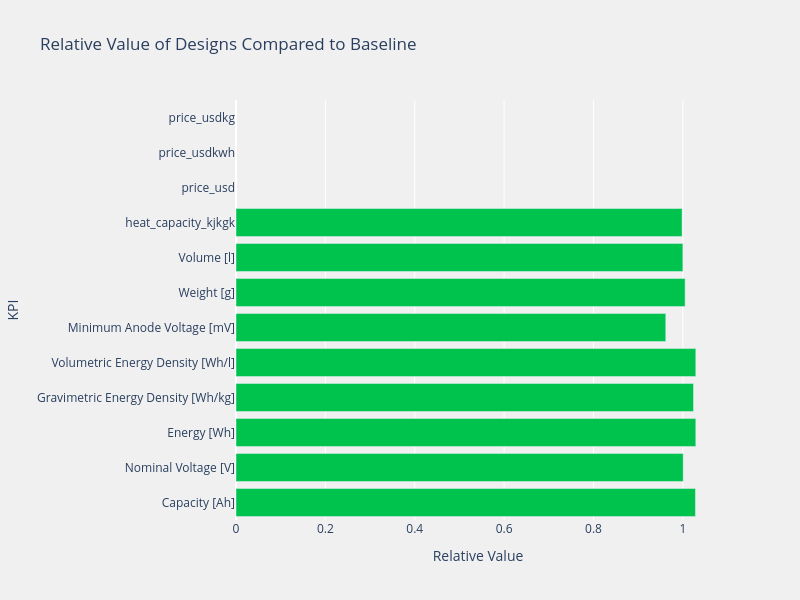

Notebook code cell kept with this figure:
### Markdown cell above
We can now compare the results of our virtual cell design with the baseline cell.

### Code cell
single_output.compare_designs()

### Figure 1 — Plotly figure (JSON) as saved in the notebook; plotly's stock layout.template omitted (floating-point values rounded to 4 significant figures)
{"data": [{"marker": {"color": "#00c34e"}, "name": "Lower NP", "orientation": "h", "type": "bar", "x": [1.028, 1.001, 1.029, 1.024, 1.029, 0.9617, 1.005, 1.0, 0.9982, NaN, NaN, NaN], "y": ["Capacity [Ah]", "Nominal Voltage [V]", "Energy [Wh]", "Gravimetric Energy Density [Wh/kg]", "Volumetric Energy Density [Wh/l]", "Minimum Anode Voltage [mV]", "Weight [g]", "Volume [l]", "heat_capacity_kjkgk", "price_usd", "price_usdkwh", "price_usdkg"]}], "layout": {"barmode": "group", "height": 600, "legend": {"title": {"text": "Design"}}, "paper_bgcolor": "rgba(240, 240, 240, 1)", "plot_bgcolor": "rgba(240, 240, 240, 1)", "title": {"text": "Relative Value of Designs Compared to Baseline"}, "width": 800, "xaxis": {"title": {"text": "Relative Value"}}, "yaxis": {"title": {"text": "KPI"}}}}
